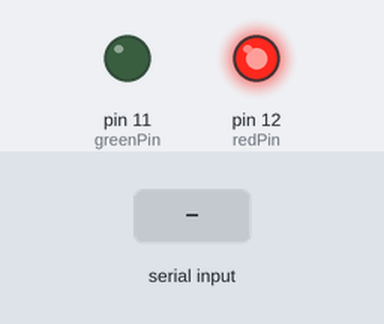
Bench run of a sketch on a simulated Arduino Uno, built with avr-gcc and run on an emulated ATmega328P. Parts: output pins drawn as LEDs (lit = HIGH). The test bench sets the inputs (shaded band).

Above: at 1.2 s.
1.3 s: "E" received over Serial
At 2.5 s:
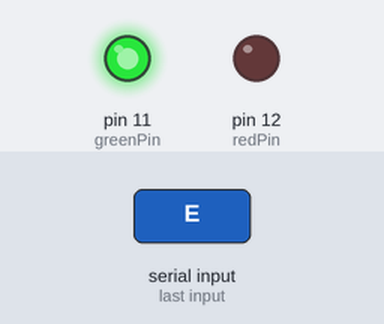
2.8 s: "N" received over Serial
At 3.9 s:
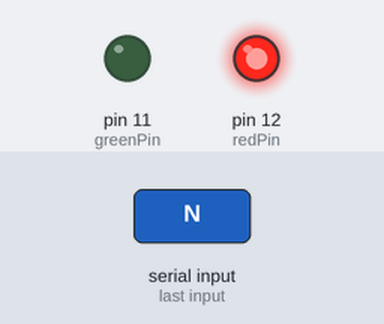
4.3 s: "H" received over Serial
At 5.0 s:
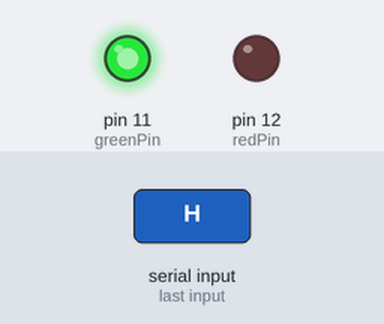
Timing chart, 0 to 7.3 s (numbered marks = the images above; inputs shaded):
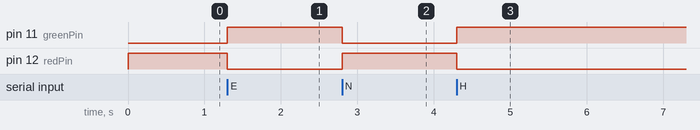

Measured:
- after the input at 1.3 s, pin 11 (greenPin): LOW → HIGH at once; pin 12 (redPin): HIGH → LOW at once
- after the input at 2.8 s, pin 11 (greenPin): HIGH → LOW at once; pin 12 (redPin): LOW → HIGH at once
- after the input at 4.3 s, pin 11 (greenPin): LOW → HIGH at once; pin 12 (redPin): HIGH → LOW at once

The sketch:

Traffic_Lights.ino
```cpp
// Define the LED Pins
const int redPin = 12;
const int greenPin = 11;

void setup() {
  // Start listening to the USB port at 9600 baud rate
  Serial.begin(9600);

  // Set pins as outputs
  pinMode(redPin, OUTPUT);
  pinMode(greenPin, OUTPUT);

  // Default State: Normal Traffic (Red Light)
  digitalWrite(redPin, HIGH);
  digitalWrite(greenPin, LOW);
}

void loop() {
  // Check if Python has sent any data down the USB cable
  if (Serial.available() > 0) {
    char command = Serial.read(); // Read the command

    if (command == 'E') {
      // 'E' for Emergency -> Immediate Green3

      digitalWrite(redPin, LOW);
      digitalWrite(greenPin, HIGH);
    }
    else if (command == 'H') {
      // 'H' for High Density -> Extend Green
      digitalWrite(redPin, LOW);
      digitalWrite(greenPin, HIGH);
    }
    else if (command == 'N') {
      // 'N' for Normal Traffic -> Red Light

      digitalWrite(redPin, HIGH);
      digitalWrite(greenPin, LOW);
    }
  }
}
```
